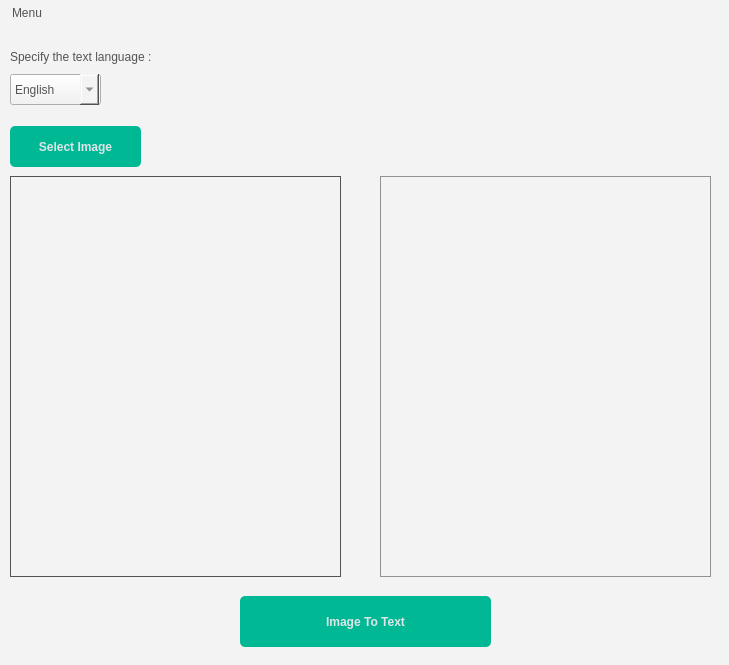
<?xml version="1.0" encoding="UTF-8"?>
<ui version="4.0">
 <class>MainWindow</class>
 <widget class="QMainWindow" name="MainWindow">
  <property name="geometry">
   <rect>
    <x>0</x>
    <y>0</y>
    <width>729</width>
    <height>665</height>
   </rect>
  </property>
  <property name="windowTitle">
   <string>MainWindow</string>
  </property>
  <property name="styleSheet">
   <string notr="true">/*
Material Dark Style Sheet for QT Applications
Author: Jaime A. Quiroga P.
Inspired on https://github.com/jxfwinter/qt-material-stylesheet
Company: GTRONICK
Last updated: 04/12/2018, 15:00.
Available at: https://github.com/GTRONICK/QSS/blob/master/MaterialDark.qss
*/
QMainWindow {
	background-color:#f3f3f3;
}
QDialog {
	background-color:#f3f3f3;
}
QColorDialog {
	background-color:#f3f3f3;
}
QTextEdit {
    background-color:#f3f3f3;
    
    border-style: solid;
	border-color: #919191;

	border-width: 1px;
	color: #545454;
}
QPlainTextEdit {
	selection-background-color:#007b50;
	background-color:#f3f3f3;
	border-style: solid;
	border-top-color: transparent;
	border-right-color: transparent;
	border-left-color: transparent;
	border-bottom-color: transparent;
	border-width: 1px;
	color: #545454;
}
QPushButton{
	border-style: solid;
     border-radius:5px;
	color: #dfe6e9;
	padding: 2px;
	background-color: #00b894;
}

QToolButton {
	border-style: solid;
	border-top-color: transparent;
	border-right-color: transparent;
	border-left-color: transparent;
	border-bottom-color: #04b97f;
	border-bottom-width: 1px;
	border-style: solid;
	color: #545454;
	padding: 2px;
	background-color: #f3f3f3;
}
QToolButton:hover{
	border-style: solid;
	border-top-color: transparent;
	border-right-color: transparent;
	border-left-color: transparent;
	border-bottom-color: #37efba;
	border-bottom-width: 2px;
	border-style: solid;
	color: #545454;
	padding-bottom: 1px;
	background-color: #f3f3f3;
}
QPushButton:hover{
	border-style: solid;
	border-top-color: #37efba;
	border-right-color: #37efba;
	border-left-color: #37efba;
	border-bottom-color: #37efba;
	border-bottom-width: 2px;
	border-style: solid;
	color: #545454;
	padding-bottom: 2px;
	background-color: #f3f3f3;
}
QPushButton:pressed{
	border-style: solid;
	border-top-color: transparent;
	border-right-color: transparent;
	border-left-color: transparent;
	border-bottom-color: #37efba;
	border-bottom-width: 2px;
	border-style: solid;
	color: #37efba;
	padding-bottom: 1px;
	background-color: #f3f3f3;
}
QPushButton:disabled{
	border-style: solid;
	border-top-color: transparent;
	border-right-color: transparent;
	border-left-color: transparent;
	border-bottom-color: #808086;
	border-bottom-width: 2px;
	border-style: solid;
	color: #808086;
	padding-bottom: 1px;
	background-color: #f3f3f3;
}
QLineEdit {
	border-width: 1px;
	border-color: #919191;
	border-style: solid;
	padding: 0 8px;
	color: #545454;
	background:#f3f3f3;
	selection-background-color:#007b50;
	selection-color: #f3f3f3;
}
QLabel {
	color: #545454;
}
QLCDNumber {
	color: #37e6b4;
}
QProgressBar {
	text-align: center;
	color: rgb(240, 240, 240);
	border-width: 1px; 
	border-radius: 10px;
	border-color: rgb(58, 58, 58);
	border-style: inset;
	background-color:#f3f3f3;
}
QProgressBar::chunk {
	background-color: #04b97f;
	border-radius: 5px;
}
QMenuBar {
  background-color: #f3f3f3;
  padding: 2px;
  
  color: #545454;
}

QMenuBar:focus {
  border: 1px solid #009dff;
}

QMenuBar::item {
  background: transparent;
  padding: 4px;
}

QMenuBar::item:selected {
  padding: 4px;
  background: transparent;
  border: 0px solid #32414B;
}

QMenuBar::item:pressed {
  padding: 4px;
  border: 0px solid #37efba;
  background-color: #37efba;
  color: rgb(50, 51, 75);
  margin-bottom: 0px;
  padding-bottom: 0px;
}

/* QMenu ------------------------------------------------------------------

https://doc.qt.io/qt-5/stylesheet-examples.html#customizing-qmenu

--------------------------------------------------------------------------- */
QMenu
{
    background-color: #f3f3f3;
    border: 1px solid #4a5157;
    padding: 10px;
	color: #545454;

}


QMenu::item
{
    background-color: transparent;
    padding: 2px 20px 2px 20px;
	min-width: 200px;

}


QMenu::separator
{
   	background-color: #242424;
	height: 1px;

}


QMenu::item:disabled
{
    color: #555;
    background-color: transparent;
    padding: 2px 20px 2px 20px;

}


QMenu::item:selected
{
	background-color: #37efba;
	border: #37efba;
	color: rgb(49, 49, 66);

}
QTabWidget {
	color:rgb(0,0,0);
	background-color:#f3f3f3;
}
QTabWidget::pane {
		border-color: rgb(77,77,77);
		background-color:#f3f3f3;
		border-style: solid;
		border-width: 1px;
    	border-radius: 6px;
}
QTabBar::tab {
	border-style: solid;
	border-top-color: transparent;
	border-right-color: transparent;
	border-left-color: transparent;
	border-bottom-color: transparent;
	border-bottom-width: 1px;
	border-style: solid;
	color: #808086;
	padding: 3px;
	margin-left:3px;
	background-color: #f3f3f3;
}
QTabBar::tab:selected, QTabBar::tab:last:selected, QTabBar::tab:hover {
  	border-style: solid;
	border-top-color: transparent;
	border-right-color: transparent;
	border-left-color: transparent;
	border-bottom-color: #04b97f;
	border-bottom-width: 2px;
	border-style: solid;
	color: #f3f3f3;
	padding-left: 3px;
	padding-bottom: 2px;
	margin-left:3px;
	background-color: #f3f3f3;
}

QCheckBox {
	color: #545454;
	padding: 2px;
}
QCheckBox:disabled {
	color: #808086;
	padding: 2px;
}

QCheckBox:hover {
	border-radius:4px;
	border-style:solid;
	padding-left: 1px;
	padding-right: 1px;
	padding-bottom: 1px;
	padding-top: 1px;
	border-width:1px;
	border-color: rgb(87, 97, 106);
	background-color:#f3f3f3;
}
QCheckBox::indicator:checked {

	height: 10px;
	width: 10px;
	border-style:solid;
	border-width: 1px;
	border-color: #04b97f;
	color: #545454;
	background-color: #04b97f;
}
QCheckBox::indicator:unchecked {

	height: 10px;
	width: 10px;
	border-style:solid;
	border-width: 1px;
	border-color: #04b97f;
	color: #545454;
	background-color: transparent;
}
QRadioButton {
	color: #545454;
	background-color: #f3f3f3;
	padding: 1px;
}
QRadioButton::indicator:checked {
	height: 10px;
	width: 10px;
	border-style:solid;
	border-radius:5px;
	border-width: 1px;
	border-color: #04b97f;
	color: #545454;
	background-color: #04b97f;
}
QRadioButton::indicator:!checked {
	height: 10px;
	width: 10px;
	border-style:solid;
	border-radius:5px;
	border-width: 1px;
	border-color: #04b97f;
	color: #545454;
	background-color: transparent;
}
QStatusBar {
	color:#027f7f;
}
QSpinBox {
	color: #545454;	
	background-color: #f3f3f3;
}
QDoubleSpinBox {
	color: #545454;	
	background-color: #f3f3f3;
}
QTimeEdit {
	color: #545454;	
	background-color: #f3f3f3;
}
QDateTimeEdit {
	color: #545454;	
	background-color: #f3f3f3;
}
QDateEdit {
	color: #545454;	
	background-color: #f3f3f3;
}
QComboBox {
	color: #545454;	
	background: #f3f3f3;
}
QComboBox:editable {
	background: #f3f3f3;
	color: #545454;
	selection-background-color: #f3f3f3;
}
QComboBox QAbstractItemView {
	color: #545454;	
	background: #f3f3f3;
	selection-color: #f3f3f3;
	selection-background-color: #f3f3f3;
}
QComboBox:!editable:on, QComboBox::drop-down:editable:on {
	color: #545454;	
	background: #f3f3f3;
}
QFontComboBox {
	color: #545454;	
	background-color: #f3f3f3;
}
QToolBox {
	color: #545454;
	background-color: #f3f3f3;
}
QToolBox::tab {
	color: #545454;
	background-color: #f3f3f3;
}
QToolBox::tab:selected {
	color: #f3f3f3;
	background-color: #f3f3f3;
}
QScrollArea {
	color: #f3f3f3;
	background-color: #f3f3f3;
}
QSlider::groove:horizontal {
	height: 5px;
	background: #04b97f;
}
QSlider::groove:vertical {
	width: 5px;
	background: #04b97f;
}
QSlider::handle:horizontal {
	background: qlineargradient(x1:0, y1:0, x2:1, y2:1, stop:0 #b4b4b4, stop:1 #8f8f8f);
	border: 1px solid #5c5c5c;
	width: 14px;
	margin: -5px 0;
	border-radius: 7px;
}
QSlider::handle:vertical {
	background: qlineargradient(x1:1, y1:1, x2:0, y2:0, stop:0 #b4b4b4, stop:1 #8f8f8f);
	border: 1px solid #5c5c5c;
	height: 14px;
	margin: 0 -5px;
	border-radius: 7px;
}
QSlider::add-page:horizontal {
    background: white;
}
QSlider::add-page:vertical {
    background: white;
}
QSlider::sub-page:horizontal {
    background: #04b97f;
}
QSlider::sub-page:vertical {
    background: #04b97f;
}
</string>
  </property>
  <widget class="QWidget" name="centralwidget">
   <widget class="QLabel" name="imagelabel">
    <property name="geometry">
     <rect>
      <x>10</x>
      <y>150</y>
      <width>331</width>
      <height>401</height>
     </rect>
    </property>
    <property name="frameShape">
     <enum>QFrame::Box</enum>
    </property>
    <property name="text">
     <string/>
    </property>
   </widget>
   <widget class="QTextEdit" name="imagetext">
    <property name="geometry">
     <rect>
      <x>380</x>
      <y>150</y>
      <width>331</width>
      <height>401</height>
     </rect>
    </property>
   </widget>
   <widget class="QComboBox" name="comboBox">
    <property name="geometry">
     <rect>
      <x>10</x>
      <y>48</y>
      <width>91</width>
      <height>31</height>
     </rect>
    </property>
    <item>
     <property name="text">
      <string>English</string>
     </property>
    </item>
    <item>
     <property name="text">
      <string>Français</string>
     </property>
    </item>
    <item>
     <property name="text">
      <string>Arab</string>
     </property>
    </item>
   </widget>
   <widget class="QLabel" name="label_2">
    <property name="geometry">
     <rect>
      <x>10</x>
      <y>20</y>
      <width>191</width>
      <height>21</height>
     </rect>
    </property>
    <property name="text">
     <string>Specify the text language :</string>
    </property>
   </widget>
   <widget class="QPushButton" name="imagetotextb">
    <property name="geometry">
     <rect>
      <x>240</x>
      <y>570</y>
      <width>251</width>
      <height>51</height>
     </rect>
    </property>
    <property name="font">
     <font>
      <weight>75</weight>
      <bold>true</bold>
     </font>
    </property>
    <property name="text">
     <string>Image To Text</string>
    </property>
   </widget>
   <widget class="QPushButton" name="selectimageb">
    <property name="geometry">
     <rect>
      <x>10</x>
      <y>100</y>
      <width>131</width>
      <height>41</height>
     </rect>
    </property>
    <property name="font">
     <font>
      <weight>75</weight>
      <bold>true</bold>
     </font>
    </property>
    <property name="text">
     <string>Select Image</string>
    </property>
   </widget>
  </widget>
  <widget class="QMenuBar" name="menubar">
   <property name="geometry">
    <rect>
     <x>0</x>
     <y>0</y>
     <width>729</width>
     <height>27</height>
    </rect>
   </property>
   <widget class="QMenu" name="menuMenu">
    <property name="title">
     <string>Menu</string>
    </property>
    <addaction name="actionAbout"/>
    <addaction name="actionExit"/>
   </widget>
   <addaction name="menuMenu"/>
  </widget>
  <action name="actionAbout">
   <property name="text">
    <string>About</string>
   </property>
  </action>
  <action name="actionExit">
   <property name="text">
    <string>Exit</string>
   </property>
  </action>
 </widget>
 <resources/>
 <connections/>
</ui>
